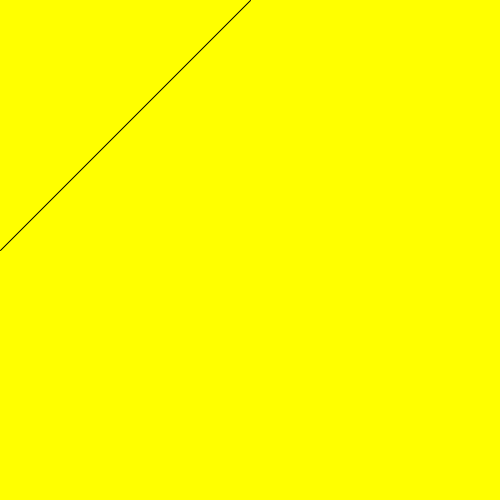
Frame 1 (no input)
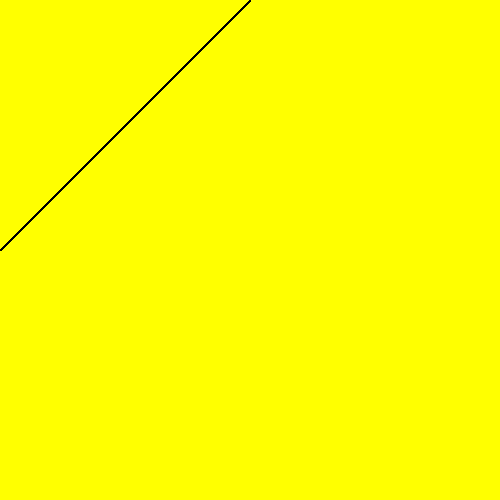
Frame 60 (the mouse pressed at the canvas centre just before this capture)
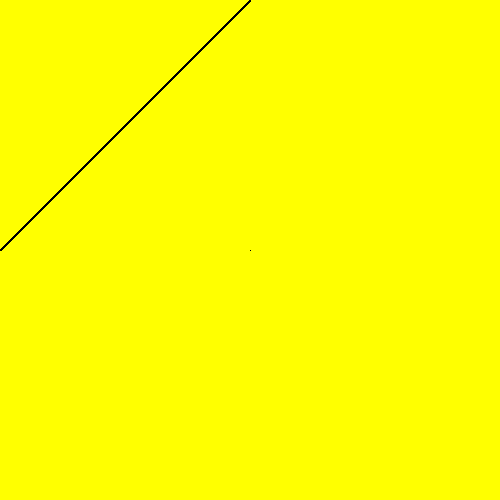
Frame 120 (the mouse held since frame 60 and released just before this capture)

The Processing sketch that drew these frames (run headless with seeded random() and noise(); from frame 60 on, the mouse is pressed at the canvas centre):

// Processing sketch: processing_22396
// ── processing_22396.pde

// Example 02-02 from "Getting Started with Processing" 
// by Reas & Fry. O'Reilly / Make 2010

void setup() {
  size(500, 500);
  smooth();

background(255, 350, 0);
}
void draw() {
  if (mousePressed) {
    fill(37,255,50);
  } else {
    fill(25,433,455);
  }
  
  line(mouseX, 250, 250, mouseY);
 
}
